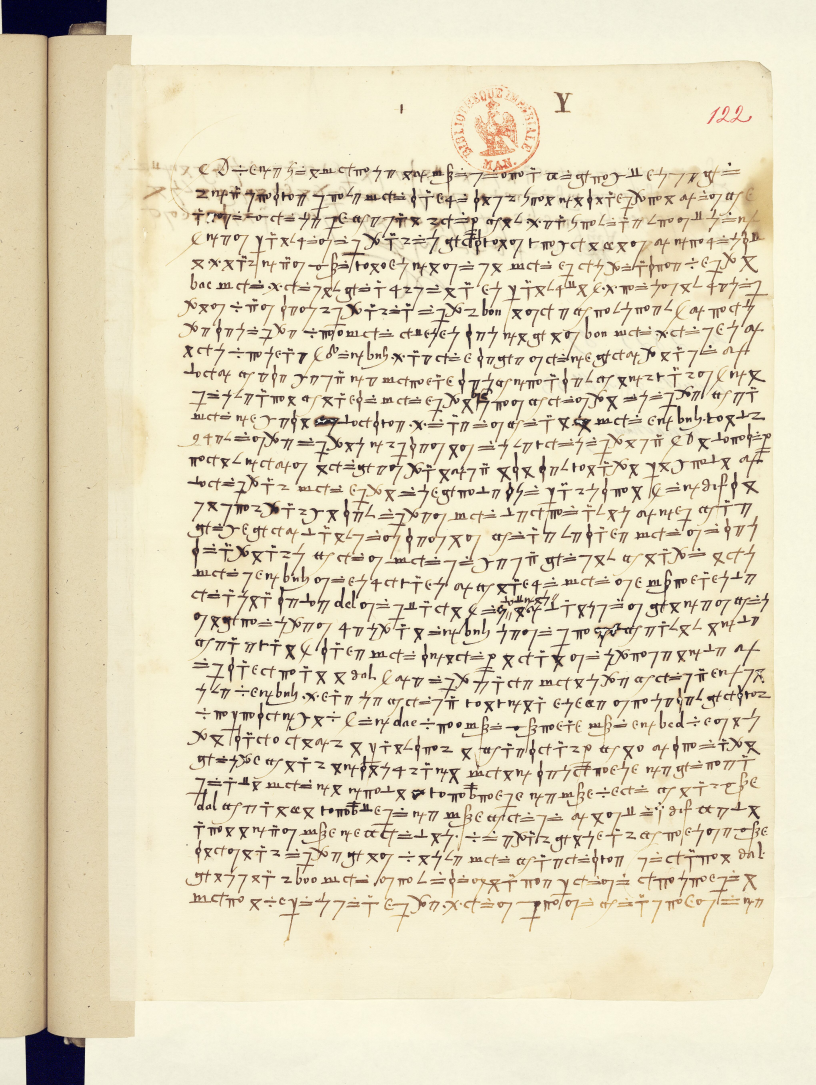
#> input picture esp318/full/f122r.jpg, 4077 x 5425 px (shown at 1/5 size)
$ python glyphs.py
#> lines starting #> are read from the running program, lines starting #| are printed output that depends on the picture; after the words box and inside, x2 and y2 are one past the last pixel; in counts of white or black regions, pixels touching at a corner belong together
### esp318/seg.py
import sys, json, numpy as np
from PIL import Image
from scipy import ndimage

def binarize(path, x0f, x1f, y0, y1, block=81, C=14):
#> called with path = 'full/f122r.jpg', x0f = 0.14, x1f = 0.93, y0 = 800, y1 = 4250, block = 81, C = 22
    im = Image.open(path).convert('L')
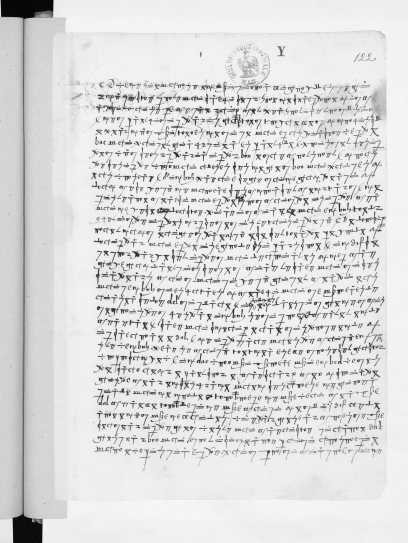
#> im: PIL image 4077x5425 L (shown at 1/10 size); min 0, max 255, mean 219
    W,H = im.size
    a = np.asarray(im.crop((int(W*x0f), y0, int(W*x1f), y1)), dtype=np.float32)
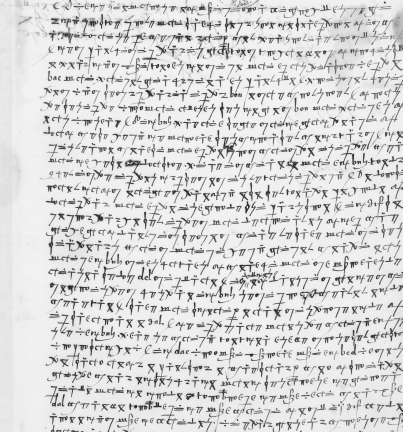
#> a: shape (3450, 3221) float32 (shown at 1/8 size); min 0, max 255, mean 214.1
    # local mean threshold
    k = block
    m = ndimage.uniform_filter(a, size=k, mode='nearest')
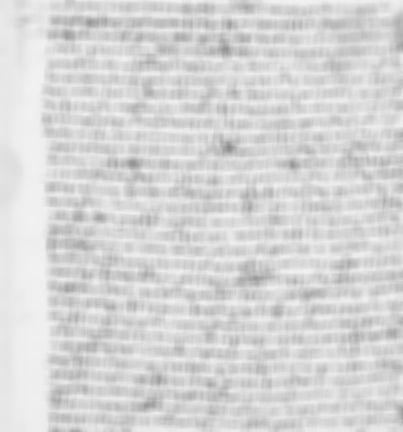
#> m: shape (3450, 3221) float32 (shown at 1/8 size); min 132.9, max 241.8, mean 214.1
    bw = (a < m - C)
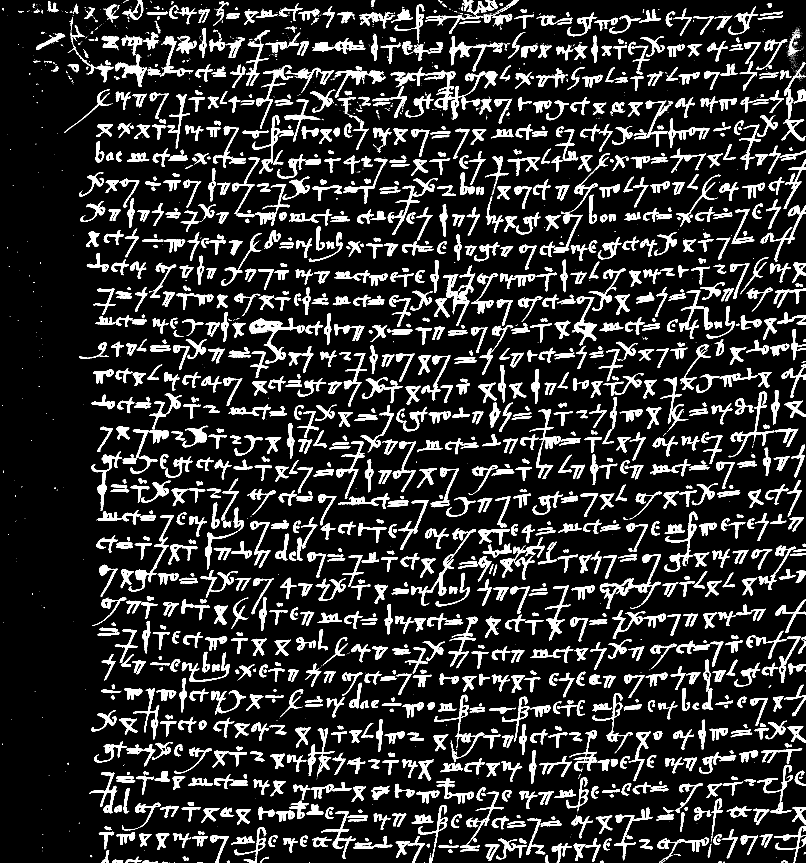
#> bw: shape (3450, 3221) bool (shown at 1/4 size); 14.3% white; 3290 white regions (1693 under 20 px), largest, box (x1, y1, x2, y2) and area: (998, 1271, 1219, 1454) 8338, (2399, 2217, 2644, 2436) 7699, (1738, 284, 1942, 476) 6963
    bw = ndimage.binary_opening(bw, np.ones((2,2)))
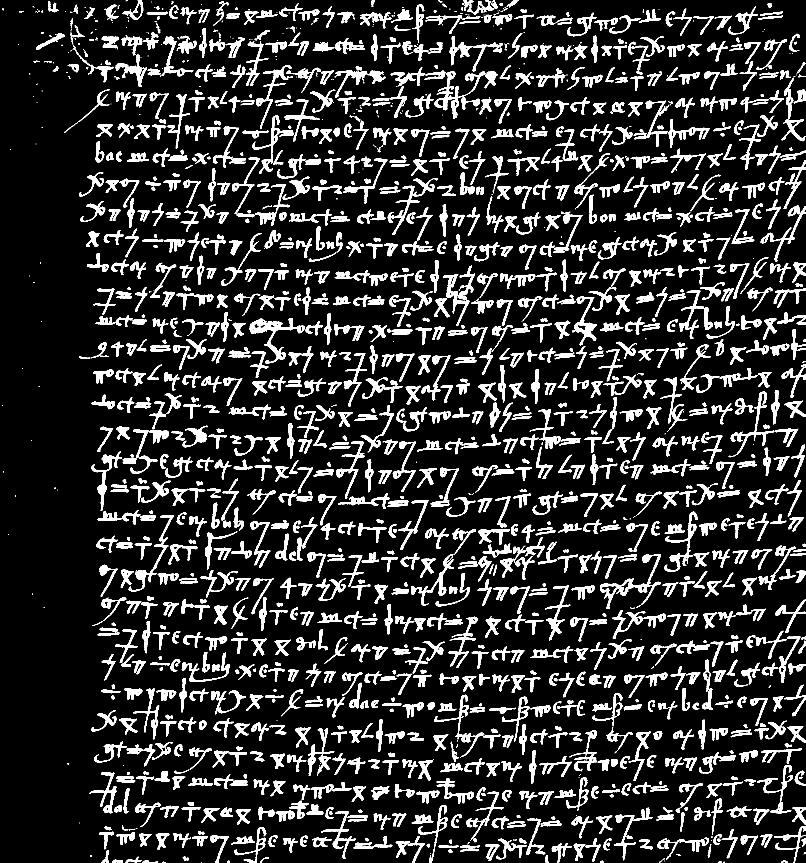
#> bw: shape (3450, 3221) bool (shown at 1/4 size); 14.1% white; 2196 white regions (499 under 20 px), largest, box (x1, y1, x2, y2) and area: (998, 1272, 1219, 1454) 8104, (2400, 2217, 2644, 2436) 7564, (2658, 2047, 2791, 2287) 5469
    return bw, a

# [13 lines that do not run on import are left out]

### esp318/glyphs.py
import sys, numpy as np
from scipy import ndimage
from seg import binarize

def extract(path, x0f, x1f, y0, y1, pitch, first_top, C=22, minpix=20, ov=0.35, small=None):
    bw, gray = binarize(path, x0f, x1f, y0, y1, C=C)
    lab, n = ndimage.label(bw)
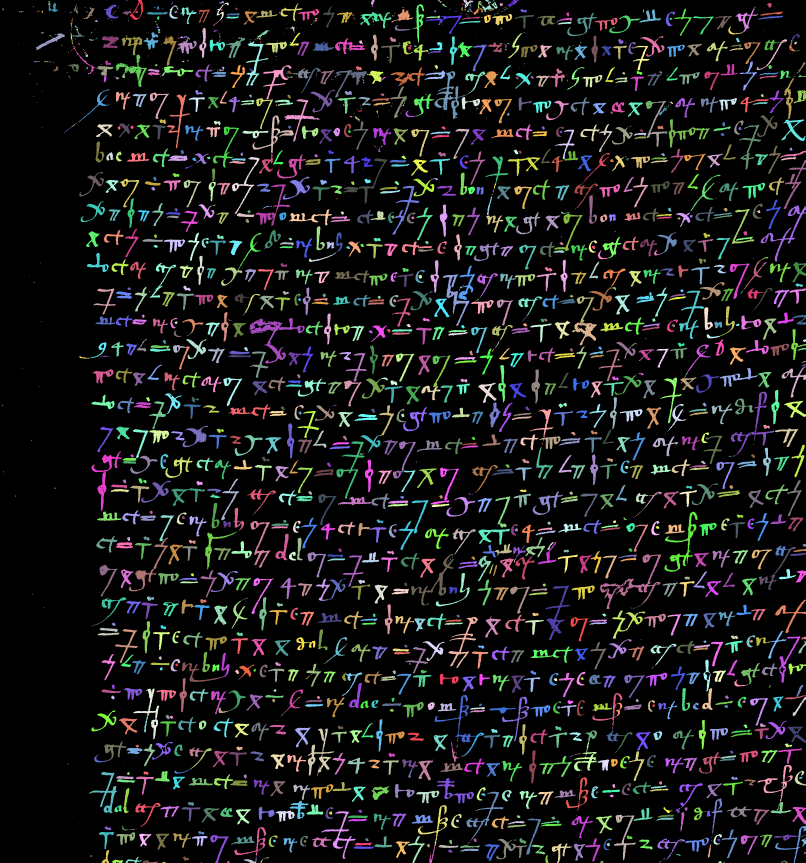
#> lab: shape (3450, 3221) int32 (shown at 1/4 size); 2322 distinct labels, from 0 to 2321; one colour per label, 0 black
#> n = 2321
    objs = ndimage.find_objects(lab)
#> objs = 2321 items
    sizes = ndimage.sum(bw, lab, range(1, n+1))
#> sizes = 2321 values, max 8073 at index 1130, min 4 at index 12, mean 674.1
    if small is None: small = pitch*pitch*0.035
    comps = []
    for i, sl in enumerate(objs):
        if sizes[i] < minpix: continue
        ys, xs = sl
        h = ys.stop-ys.start; w = xs.stop-xs.start
        if h > 3.2*pitch or w > 6*pitch: continue
        comps.append(dict(i=i+1, y0=ys.start, y1=ys.stop, x0=xs.start, x1=xs.stop,
                          cy=(ys.start+ys.stop)/2., cx=(xs.start+xs.stop)/2., n=int(sizes[i])))
#> this loop made 2321 passes
#> (h, w) on passes 1 to 3: (80, 54), (20, 14), (11, 13)
#> after the loop, comps = 1720 items
    ncent = int(round((y1-y0-first_top)/pitch))+1
    cent = np.array([first_top + k*pitch for k in range(ncent)])
    for c in comps:
        c['line'] = int(np.argmin(np.abs(cent - c['cy'])))
    glyphs = []
    for ln in sorted(set(c['line'] for c in comps)):
        cs = sorted([c for c in comps if c['line']==ln], key=lambda c: c['x0'])
        big = [c for c in cs if c['n'] >= small]
        sml = [c for c in cs if c['n'] <  small]
        # seed glyphs from big components, merging those that overlap in x by >= ov of the narrower
        groups = []
        for c in big:
            placed = False
            for g in groups:
                gx0 = min(x['x0'] for x in g); gx1 = max(x['x1'] for x in g)
                inter = min(gx1, c['x1']) - max(gx0, c['x0'])
                narrow = min(gx1-gx0, c['x1']-c['x0'])
                if narrow > 0 and inter >= ov*narrow:
                    g.append(c); placed = True; break
            if not placed: groups.append([c])
        # attach small components (dots, bars) to the group with most x-overlap / nearest
        for c in sml:
            best, bs = None, -1e9
            for g in groups:
                gx0 = min(x['x0'] for x in g); gx1 = max(x['x1'] for x in g)
                inter = min(gx1, c['x1']) - max(gx0, c['x0'])
                s = inter if inter > 0 else -min(abs(c['x0']-gx1), abs(gx0-c['x1']))
                if s > bs: bs, best = s, g
            if best is not None and bs > -pitch*0.25: best.append(c)
            else: groups.append([c])
        groups.sort(key=lambda g: min(x['x0'] for x in g))
        for g in groups: glyphs.append((ln, g))
#> this loop made 31 passes
#> after the loop, g = 1 item; glyphs = 963 items
    out=[]
    for ln, cs in glyphs:
        x0=min(c['x0'] for c in cs); x1=max(c['x1'] for c in cs)
        yy0=min(c['y0'] for c in cs); yy1=max(c['y1'] for c in cs)
        mask=np.zeros((yy1-yy0, x1-x0), bool)
        for c in cs:
            sub = (lab[yy0:yy1, x0:x1]==c['i']); mask |= sub
        out.append(dict(line=ln, x0=int(x0), x1=int(x1), y0=int(yy0), y1=int(yy1),
                        n=int(sum(c['n'] for c in cs)), ncomp=len(cs), bmp=mask))
#> this loop made 963 passes
#> (ln, x0, x1, yy0, yy1) on passes 1 to 3: (0, 10, 14, 33, 41), (0, 76, 94, 44, 50), (0, 166, 234, 5, 51)
#> after the loop, out = 963 items
    return out, bw

if __name__=='__main__':
    import collections
    g,bw = extract('full/f122r.jpg', 0.14, 0.93, 800, 4250, pitch=114, first_top=32)
#> g = 963 items
    per = collections.Counter(x['line'] for x in g)
#> per = 31 items
    print('glyphs', len(g), 'lines', len(per), 'median/line', np.median(list(per.values())))
#| glyphs 963 lines 31 median/line 31.0
    ws=np.array([x['x1']-x['x0'] for x in g]); hs=np.array([x['y1']-x['y0'] for x in g])
#> after `ws = np.array([x['x1'] - x['x0'] for x in g])`: ws = 963 values, max 266 at index 640, min 4 at index 0, mean 74.49
#> after `hs = np.array([x['y1'] - x['y0'] for x in g])`: hs = 963 values, max 253 at index 502, min 6 at index 1, mean 87.19
    print('w pct', np.percentile(ws,[5,25,50,75,95]).round(0))
#| w pct [ 30.  55.  69.  87. 141.]
    print('h pct', np.percentile(hs,[5,25,50,75,95]).round(0))
#| h pct [ 35.  53.  73. 114. 182.]

$ run again, with esp318/full/f005r.jpg copied over esp318/full/f122r.jpg
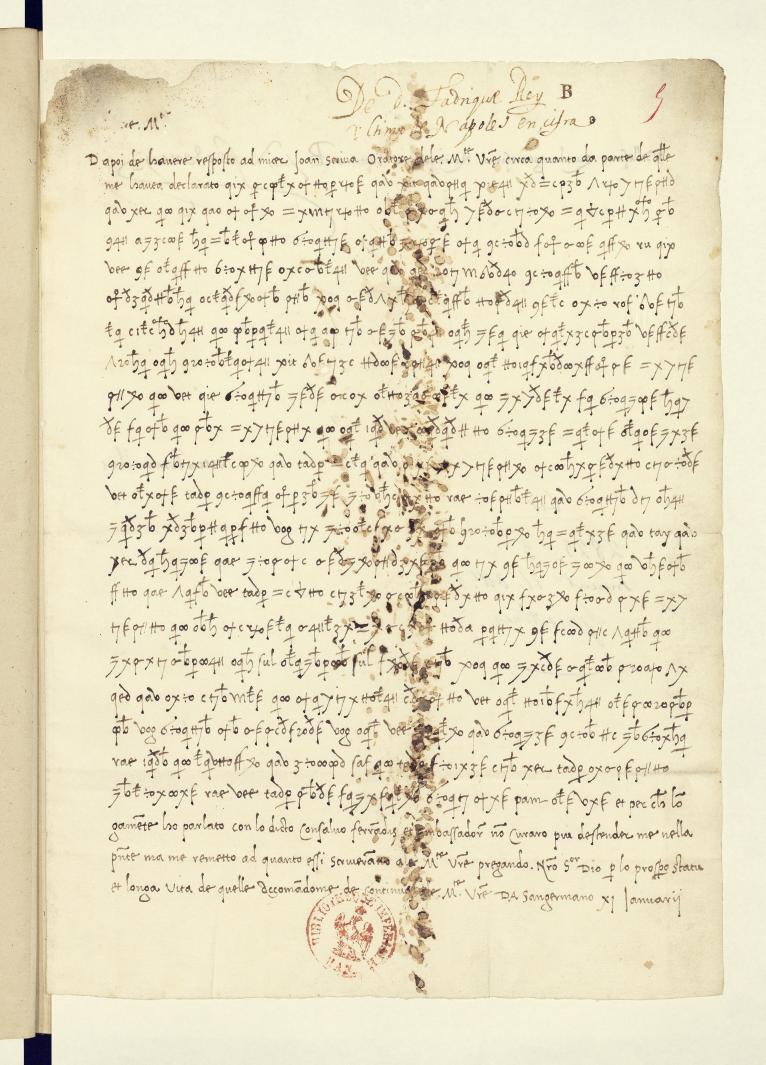
#> input picture esp318/full/f005r.jpg, 3826 x 5325 px (shown at 1/5 size)
#> in extract, `lab, n = ndimage.label(bw)`:
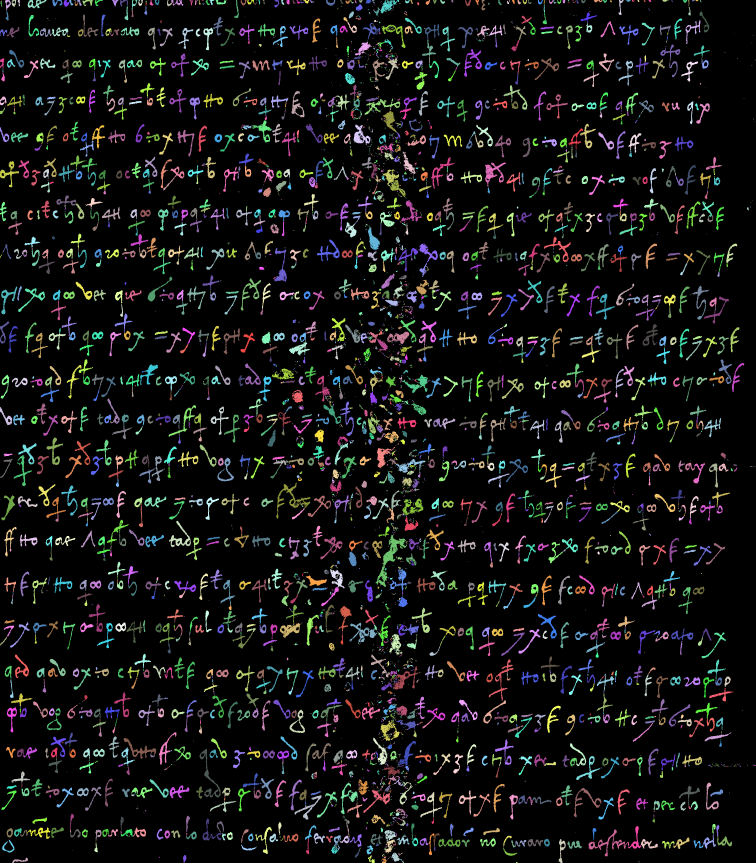
#> lab: shape (3450, 3023) int32 (shown at 1/4 size); 4515 distinct labels, from 0 to 4514; one colour per label, 0 black
#> n = 4514
#> objs = 4514 items
#> sizes = 4514 values, max 5572 at index 2926, min 4 at index 16, mean 267.1
#> the loop in extract, `for i, sl in enumerate(objs):` made 4514 passes
#> (h, w) on passes 2 to 4: (42, 25), (27, 18), (25, 9)
#> after the loop in extract, `for i, sl in enumerate(objs):`: comps = 2382 items
#> the loop in extract, `for ln in sorted(set(c['line'] for c in comps)):` made 31 passes
#> after the loop in extract, `for ln in sorted(set(c['line'] for c in comps)):`: g = 1 item; glyphs = 1010 items
#> the loop in extract, `for ln, cs in glyphs:` made 1010 passes
#> (ln, x0, x1, yy0, yy1) on passes 1 to 3: (0, 0, 80, 0, 82), (0, 111, 187, 0, 33), (0, 210, 327, 0, 27)
#> after the loop in extract, `for ln, cs in glyphs:`:
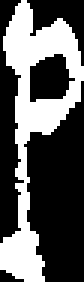
#> mask: shape (94, 28) bool (shown 3 times larger); 36.1% white; 1 white region, box (x1, y1, x2, y2) and area: (0, 0, 28, 94) 950
#> per = 31 items
#| glyphs 1010 lines 31 median/line 36.0
#> ws = 1010 values, max 299 at index 12, min 4 at index 793, mean 62.87
#> hs = 1010 values, max 209 at index 653, min 4 at index 927, mean 81.36
#| w pct [ 25.  42.  58.  76. 118.]
#| h pct [ 32.  51.  84. 104. 140.]

$ run again, with esp318/full/f006r.jpg copied over esp318/full/f122r.jpg
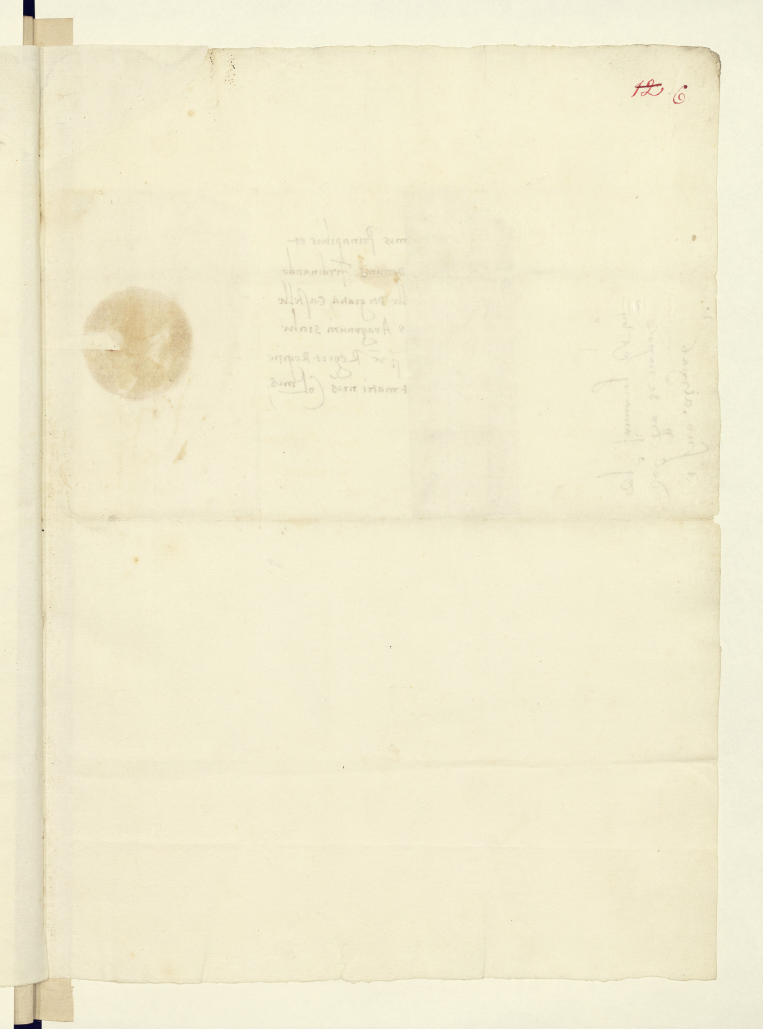
#> input picture esp318/full/f006r.jpg, 3811 x 5141 px (shown at 1/5 size)
#> in binarize, `a = np.asarray(im.crop((int(W*x0f), y0, int(W*x1f), y1)), dtype=np.flo..`:
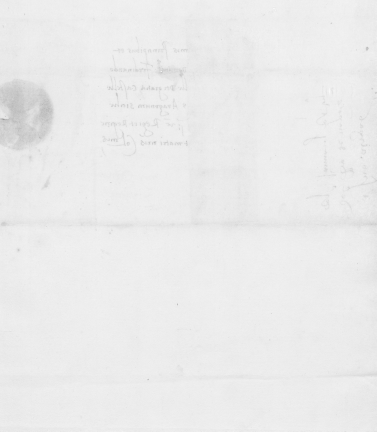
#> a: shape (3450, 3011) float32 (shown at 1/8 size); min 2, max 253, mean 234.7
#> in binarize, `bw = ndimage.binary_opening(bw, np.ones((2,2)))`:
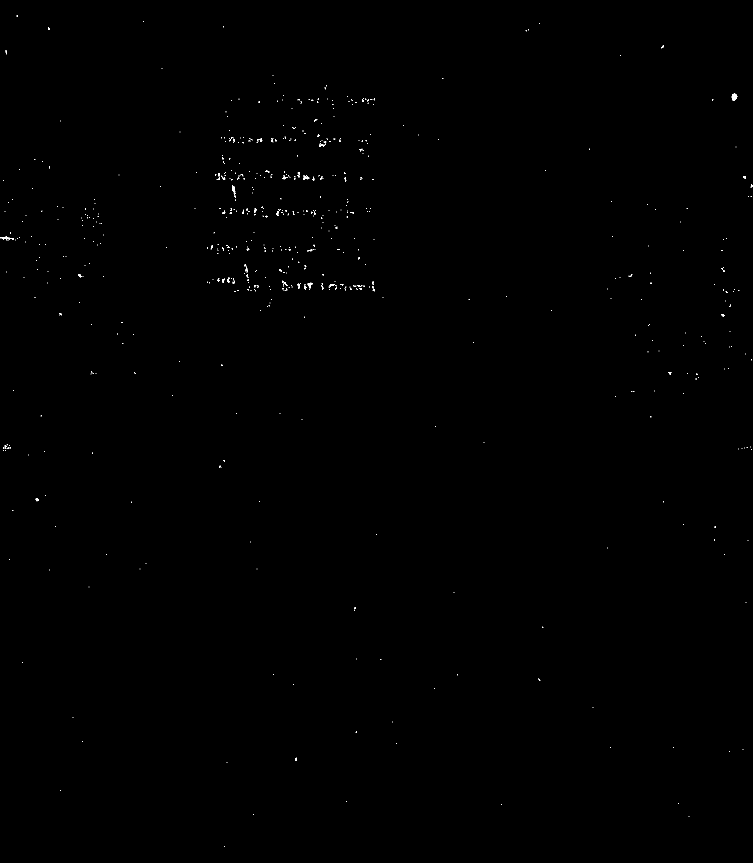
#> bw: shape (3450, 3011) bool (shown at 1/4 size); 0.08% white in thin lines or dots
#> lab: shape (3450, 3011) int32; 848 distinct labels, from 0 to 847
#> n = 847
#> objs = 847 items
#> sizes = 847 values, max 406 at index 17, min 4 at index 1, mean 9.74
#> the loop in extract, `for i, sl in enumerate(objs):` made 847 passes
#> (h, w) on passes 1, 5, 8: (5, 5), (10, 7), (12, 11)
#> after the loop in extract, `for i, sl in enumerate(objs):`: comps = 78 items
#> the loop in extract, `for c in comps:` made 78 passes
#> the loop in extract, `for ln in sorted(set(c['line'] for c in comps)):` made 19 passes
#> ln on passes 14 to 19: 15, 16, 17, 18, 21, 26
#> after the loop in extract, `for ln in sorted(set(c['line'] for c in comps)):`: g = 1 item; glyphs = 50 items
#> the loop in extract, `for ln, cs in glyphs:` made 50 passes
#> (ln, x0, x1, yy0, yy1) on passes 1 to 8: (0, 67, 72, 61, 66), (1, 192, 199, 109, 119), (1, 2645, 2656, 181, 193), (2, 23, 27, 201, 213), (3, 1245, 1253, 399, 404), (3, 2927, 2949, 375, 404), (4, 1262, 1269, 477, 481), (5, 934, 939, 557, 566)
#> per = 19 items
#| glyphs 50 lines 19 median/line 1.0
#> ws = 50 values, max 70 at index 21, min 4 at index 3, mean 14.84
#> hs = 50 values, max 78 at index 12, min 4 at index 6, mean 13.82
#| w pct [ 5.  6.  8. 14. 53.]
#| h pct [ 5.  6. 10. 14. 34.]
